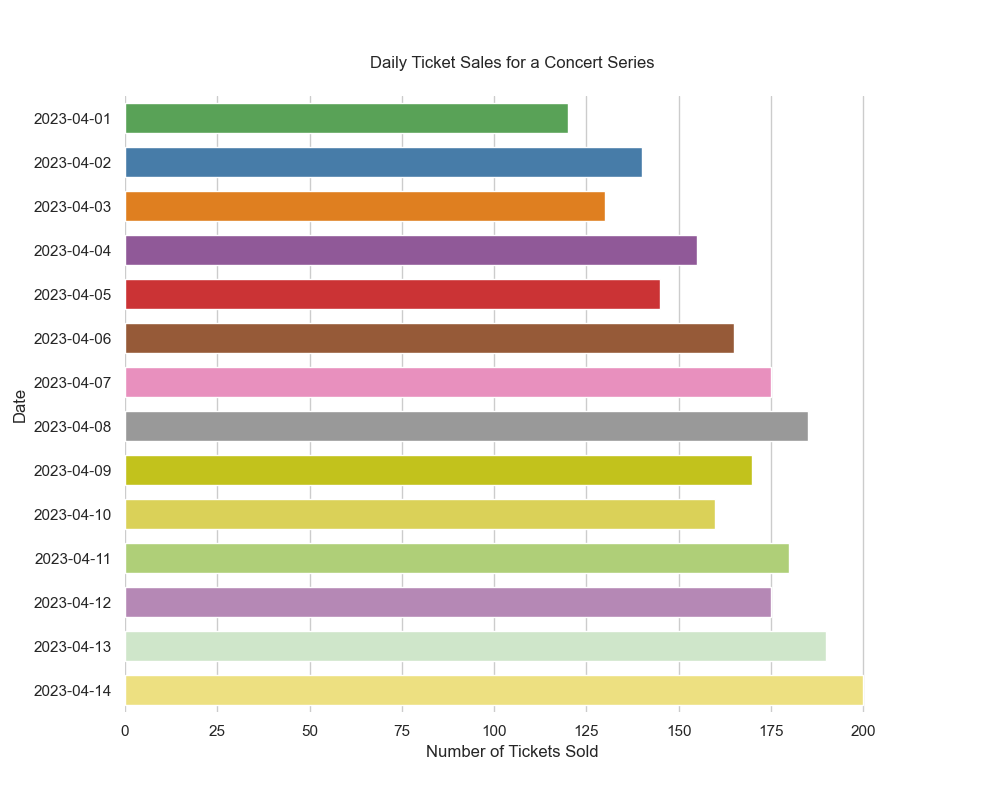

Python code for this plot:

import seaborn as sns
import pandas as pd
import matplotlib.pyplot as plt

# Data
data = {
    'Date': ['2023-04-01', '2023-04-02', '2023-04-03', '2023-04-04', 
             '2023-04-05', '2023-04-06', '2023-04-07', '2023-04-08', 
             '2023-04-09', '2023-04-10', '2023-04-11', '2023-04-12', 
             '2023-04-13', '2023-04-14'],
    'Number of Tickets Sold': [120, 140, 130, 155, 145, 165, 175, 185, 170, 160, 180, 175, 190, 200]
}

df = pd.DataFrame(data)

# Visualization
plt.figure(figsize=(10, 8))
sns.barplot(x='Number of Tickets Sold', y='Date', data=df,
            palette=['#4daf4a', '#377eb8', '#ff7f00', '#984ea3',
                     '#e41a1c', '#a65628', '#f781bf', '#999999',
                     '#dede00', '#f0e442', '#b3de69', '#bc80bd',
                     '#ccebc5', '#ffed6f'],
            width=0.7,
            orient='h')

plt.xlabel('Number of Tickets Sold')
plt.ylabel('Date')
plt.title('Daily Ticket Sales for a Concert Series', pad=20)
sns.despine(left=True, bottom=True)

plt.show()
